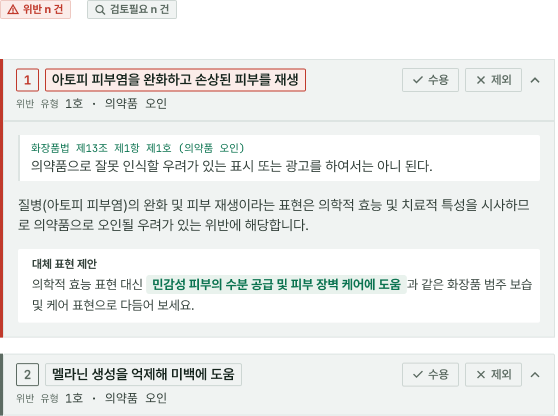
#> input picture design/mockups/standalone-finding-card.png, 558 x 416 px
$ python tile_split.py ../design/mockups/standalone-finding-card.png
#> lines starting #> are read from the running program, lines starting #| are printed output that depends on the picture
"""
상세페이지 통짜 이미지 → VLM 판독용 타일 분할
====================================================
왜 필요한가: 상세 마케팅 이미지는 세로 2~3만px짜리 통짜라, 그대로 축소하면
글자가 뭉개지고, 그냥 등분하면 문장 중간이 잘림.
→ "글자 없는 빈 줄(콘텐츠 경계)에서 자르는 스마트 분할" + 경계 겹침(overlap).

동작:
- 세로가 별로 안 긴 이미지(비율 <= max_ratio)는 그대로 1장 통과.
- 긴 이미지는 목표 높이(target_h)마다 자르되, 그 부근에서 '가장 조용한(글자 없는) 줄'을
  찾아 거기서 절단 → 문장 안 잘림. 인접 타일은 overlap만큼 겹쳐서 경계 글자 손실 방지.

사용:
  # 단일 이미지
  ./venv/bin/python tile_split.py 11st_output/details/3458162245/detail_001.jpg
  # 한 상품 폴더 전체
  ./venv/bin/python tile_split.py 11st_output/details/3458162245
  # details 트리 전체 (모든 상품)
  ./venv/bin/python tile_split.py 11st_output/details --recursive
  # 쿠팡 데이터도 동일하게
  ./venv/bin/python tile_split.py coupang_output/images --recursive

출력: 원본 옆 tiles/ 폴더에  {원본이름}_t00.png, _t01.png ...
"""
import argparse
import sys
from pathlib import Path

import numpy as np
from PIL import Image

Image.MAX_IMAGE_PIXELS = None      # 초대형 이미지 허용 (2~3만px)

IMG_EXT = {".jpg", ".jpeg", ".png", ".gif", ".webp", ".bmp"}


def find_quiet_rows(gray: np.ndarray) -> np.ndarray:
    """각 행의 '콘텐츠 양' 점수. 낮을수록 글자/그림 없는 조용한 줄."""
    # 행별 표준편차: 단색 배경/여백 ≈ 0, 글자·그림 있는 줄 ≈ 큼
    row_std = gray.std(axis=1)
    # 살짝 스무딩(경계 노이즈 완화)
    k = 5
    kernel = np.ones(k) / k
    return np.convolve(row_std, kernel, mode="same")


def split_image(path: Path, out_dir: Path,
                target_h: int = 1400, max_ratio: float = 2.0,
                overlap: int = 80, search: int = 240) -> list[tuple[Path, int, int]]:
    """이미지 1장 → 타일 리스트. 각 항목은 (타일경로, top, bot).

    top·bot은 원본 이미지 세로 좌표(px)의 밴드다. 리포트가 원본 위에 타일 밴드를
    하이라이트할 수 있게 좌표를 함께 돌려준다(OCR은 문장 bbox를 안 주므로 밴드가 최선).
    """
#> called with target_h = 1400, max_ratio = 2, overlap = 80, search = 240
    im = Image.open(path).convert("RGB")
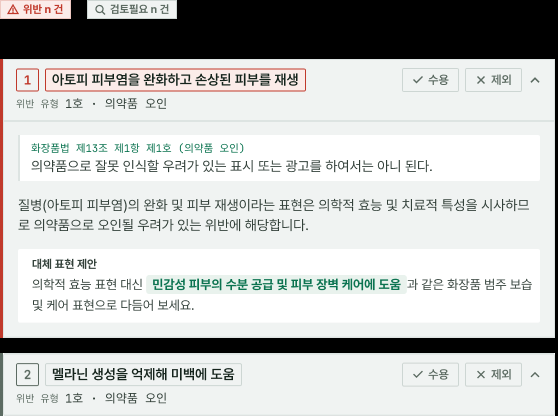
#> im: PIL image 558x416 RGB; mean R, G, B 193.9, 195.5, 194.2
    w, h = im.size
#> w = 558; h = 416
    out_dir.mkdir(parents=True, exist_ok=True)
    stem = path.stem

    # 안 긴 이미지: 그대로 1장. 밴드는 원본 전체.
    if h <= w * max_ratio or h <= target_h * 1.3:
        dst = out_dir / f"{stem}_t00.png"
        im.save(dst)
        return [(dst, 0, h)]

    gray = np.asarray(im.convert("L"), dtype=np.float32)
    score = find_quiet_rows(gray)

    # 절단선 계산: target_h 간격 목표점 부근에서 가장 조용한 줄을 실제 절단선으로
    cuts = [0]
    y = target_h
    while y < h:
        lo = max(cuts[-1] + target_h // 2, y - search)   # 너무 얕게 자르지 않도록 하한
        hi = min(h, y + search)
        if lo >= hi:
            cut = min(y, h)
        else:
            cut = lo + int(np.argmin(score[lo:hi]))       # 창 안에서 가장 조용한 줄
        cuts.append(cut)
        y = cut + target_h
    cuts.append(h)
    cuts = sorted(set(cuts))

    # 타일 생성 (아래쪽에 overlap 덧대서 경계 글자 겹침)
    tiles = []
    for i in range(len(cuts) - 1):
        top = cuts[i]
        bot = min(h, cuts[i + 1] + overlap)
        if bot - top < 40:            # 너무 얇은 조각 스킵
            continue
        tile = im.crop((0, top, w, bot))
        dst = out_dir / f"{stem}_t{i:02d}.png"
        tile.save(dst)
        tiles.append((dst, top, bot))  # 밴드 좌표 동봉(원본 세로 기준)
    return tiles


def iter_images(target: Path, recursive: bool):
    if target.is_file():
        yield target
    elif target.is_dir():
        globber = target.rglob("*") if recursive else target.glob("*")
        for p in sorted(globber):
            if p.is_file() and p.suffix.lower() in IMG_EXT and p.parent.name != "tiles":
                yield p


def main():
    ap = argparse.ArgumentParser(description="상세 이미지 스마트 타일 분할")
    ap.add_argument("path", help="이미지 파일, 상품 폴더, 또는 details 트리")
    ap.add_argument("--recursive", action="store_true", help="하위 폴더까지 전부")
    ap.add_argument("--target-h", type=int, default=1400, help="타일 목표 높이(px)")
    ap.add_argument("--max-ratio", type=float, default=2.0, help="이 비율 이하면 분할 안 함")
    ap.add_argument("--overlap", type=int, default=80, help="타일 경계 겹침(px)")
    args = ap.parse_args()

    target = Path(args.path)
    if not target.exists():
        sys.exit(f"경로 없음: {target}")

    imgs = list(iter_images(target, args.recursive))
    if not imgs:
        sys.exit("처리할 이미지가 없습니다.")

    print(f"입력 이미지 {len(imgs)}장 처리 중...\n")
    total_tiles, split_cnt = 0, 0
    for p in imgs:
        out_dir = p.parent / "tiles"
        tiles = split_image(p, out_dir, target_h=args.target_h,
                            max_ratio=args.max_ratio, overlap=args.overlap)
        w, h = Image.open(p).size
#> w = 558; h = 416
        total_tiles += len(tiles)
#> total_tiles = 1
        if len(tiles) > 1:
            split_cnt += 1
        flag = f"→ {len(tiles)}타일" if len(tiles) > 1 else "→ 통과(안 긺)"
#> flag = '→ 통과(안 긺)'
        print(f"  {p.parent.name}/{p.name}  ({w}x{h})  {flag}")
#|   mockups/standalone-finding-card.png  (558x416)  → 통과(안 긺)

    print(f"\n{'='*56}")
    print(f"  완료: {len(imgs)}장 → 타일 {total_tiles}개 "
          f"(분할된 이미지 {split_cnt}장, 평균 {total_tiles/len(imgs):.1f}타일/장)")
#|   완료: 1장 → 타일 1개 (분할된 이미지 0장, 평균 1.0타일/장)
    print(f"  저장 위치: 각 이미지 옆 tiles/ 폴더")
    print(f"{'='*56}")


if __name__ == "__main__":
    main()
